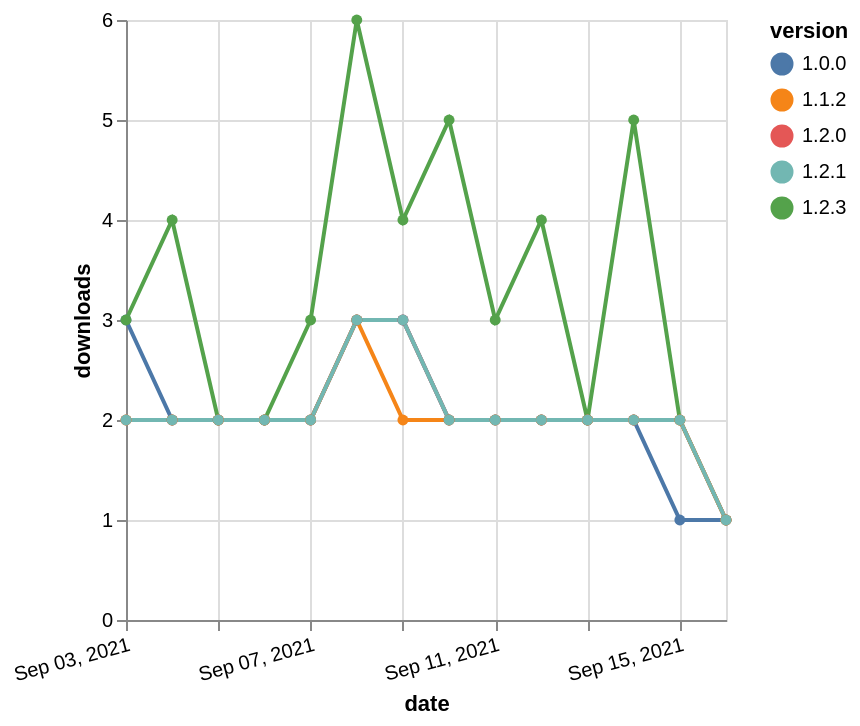

This figure's Vega-Lite source:
### Vega-Lite specification from a JSON file in a GitHub repository (floating-point values rounded to 4 significant figures)
{"$schema": "https://vega.github.io/schema/vega-lite/v5.json", "description": "A simple bar chart with embedded data.", "data": {"values": [{"date": "2021-09-03", "total": 2835, "delta": 3, "version": "1.0.0"}, {"date": "2021-09-04", "total": 2837, "delta": 2, "version": "1.0.0"}, {"date": "2021-09-05", "total": 2839, "delta": 2, "version": "1.0.0"}, {"date": "2021-09-06", "total": 2841, "delta": 2, "version": "1.0.0"}, {"date": "2021-09-07", "total": 2843, "delta": 2, "version": "1.0.0"}, {"date": "2021-09-08", "total": 2846, "delta": 3, "version": "1.0.0"}, {"date": "2021-09-09", "total": 2849, "delta": 3, "version": "1.0.0"}, {"date": "2021-09-10", "total": 2851, "delta": 2, "version": "1.0.0"}, {"date": "2021-09-11", "total": 2853, "delta": 2, "version": "1.0.0"}, {"date": "2021-09-12", "total": 2855, "delta": 2, "version": "1.0.0"}, {"date": "2021-09-13", "total": 2857, "delta": 2, "version": "1.0.0"}, {"date": "2021-09-14", "total": 2859, "delta": 2, "version": "1.0.0"}, {"date": "2021-09-15", "total": 2860, "delta": 1, "version": "1.0.0"}, {"date": "2021-09-16", "total": 2861, "delta": 1, "version": "1.0.0"}, {"date": "2021-09-03", "total": 4043, "delta": 3, "version": "1.2.3"}, {"date": "2021-09-04", "total": 4047, "delta": 4, "version": "1.2.3"}, {"date": "2021-09-05", "total": 4049, "delta": 2, "version": "1.2.3"}, {"date": "2021-09-06", "total": 4051, "delta": 2, "version": "1.2.3"}, {"date": "2021-09-07", "total": 4054, "delta": 3, "version": "1.2.3"}, {"date": "2021-09-08", "total": 4060, "delta": 6, "version": "1.2.3"}, {"date": "2021-09-09", "total": 4064, "delta": 4, "version": "1.2.3"}, {"date": "2021-09-10", "total": 4069, "delta": 5, "version": "1.2.3"}, {"date": "2021-09-11", "total": 4072, "delta": 3, "version": "1.2.3"}, {"date": "2021-09-12", "total": 4076, "delta": 4, "version": "1.2.3"}, {"date": "2021-09-13", "total": 4078, "delta": 2, "version": "1.2.3"}, {"date": "2021-09-14", "total": 4083, "delta": 5, "version": "1.2.3"}, {"date": "2021-09-15", "total": 4085, "delta": 2, "version": "1.2.3"}, {"date": "2021-09-16", "total": 4086, "delta": 1, "version": "1.2.3"}, {"date": "2021-09-03", "total": 2589, "delta": 2, "version": "1.2.0"}, {"date": "2021-09-04", "total": 2591, "delta": 2, "version": "1.2.0"}, {"date": "2021-09-05", "total": 2593, "delta": 2, "version": "1.2.0"}, {"date": "2021-09-06", "total": 2595, "delta": 2, "version": "1.2.0"}, {"date": "2021-09-07", "total": 2597, "delta": 2, "version": "1.2.0"}, {"date": "2021-09-08", "total": 2600, "delta": 3, "version": "1.2.0"}, {"date": "2021-09-09", "total": 2603, "delta": 3, "version": "1.2.0"}, {"date": "2021-09-10", "total": 2605, "delta": 2, "version": "1.2.0"}, {"date": "2021-09-11", "total": 2607, "delta": 2, "version": "1.2.0"}, {"date": "2021-09-12", "total": 2609, "delta": 2, "version": "1.2.0"}, {"date": "2021-09-13", "total": 2611, "delta": 2, "version": "1.2.0"}, {"date": "2021-09-14", "total": 2613, "delta": 2, "version": "1.2.0"}, {"date": "2021-09-15", "total": 2615, "delta": 2, "version": "1.2.0"}, {"date": "2021-09-16", "total": 2616, "delta": 1, "version": "1.2.0"}, {"date": "2021-09-03", "total": 2589, "delta": 2, "version": "1.1.2"}, {"date": "2021-09-04", "total": 2591, "delta": 2, "version": "1.1.2"}, {"date": "2021-09-05", "total": 2593, "delta": 2, "version": "1.1.2"}, {"date": "2021-09-06", "total": 2595, "delta": 2, "version": "1.1.2"}, {"date": "2021-09-07", "total": 2597, "delta": 2, "version": "1.1.2"}, {"date": "2021-09-08", "total": 2600, "delta": 3, "version": "1.1.2"}, {"date": "2021-09-09", "total": 2602, "delta": 2, "version": "1.1.2"}, {"date": "2021-09-10", "total": 2604, "delta": 2, "version": "1.1.2"}, {"date": "2021-09-11", "total": 2606, "delta": 2, "version": "1.1.2"}, {"date": "2021-09-12", "total": 2608, "delta": 2, "version": "1.1.2"}, {"date": "2021-09-13", "total": 2610, "delta": 2, "version": "1.1.2"}, {"date": "2021-09-14", "total": 2612, "delta": 2, "version": "1.1.2"}, {"date": "2021-09-15", "total": 2614, "delta": 2, "version": "1.1.2"}, {"date": "2021-09-16", "total": 2615, "delta": 1, "version": "1.1.2"}, {"date": "2021-09-03", "total": 2307, "delta": 2, "version": "1.2.1"}, {"date": "2021-09-04", "total": 2309, "delta": 2, "version": "1.2.1"}, {"date": "2021-09-05", "total": 2311, "delta": 2, "version": "1.2.1"}, {"date": "2021-09-06", "total": 2313, "delta": 2, "version": "1.2.1"}, {"date": "2021-09-07", "total": 2315, "delta": 2, "version": "1.2.1"}, {"date": "2021-09-08", "total": 2318, "delta": 3, "version": "1.2.1"}, {"date": "2021-09-09", "total": 2321, "delta": 3, "version": "1.2.1"}, {"date": "2021-09-10", "total": 2323, "delta": 2, "version": "1.2.1"}, {"date": "2021-09-11", "total": 2325, "delta": 2, "version": "1.2.1"}, {"date": "2021-09-12", "total": 2327, "delta": 2, "version": "1.2.1"}, {"date": "2021-09-13", "total": 2329, "delta": 2, "version": "1.2.1"}, {"date": "2021-09-14", "total": 2331, "delta": 2, "version": "1.2.1"}, {"date": "2021-09-15", "total": 2333, "delta": 2, "version": "1.2.1"}, {"date": "2021-09-16", "total": 2334, "delta": 1, "version": "1.2.1"}]}, "width": "container", "mark": {"type": "line", "point": {"filled": true}}, "encoding": {"x": {"field": "date", "type": "temporal", "timeUnit": "yearmonthdate", "title": "date", "axis": {"labelAngle": -15}}, "y": {"field": "delta", "type": "quantitative", "title": "downloads"}, "color": {"field": "version", "type": "nominal"}, "tooltip": {"field": "delta"}}}
